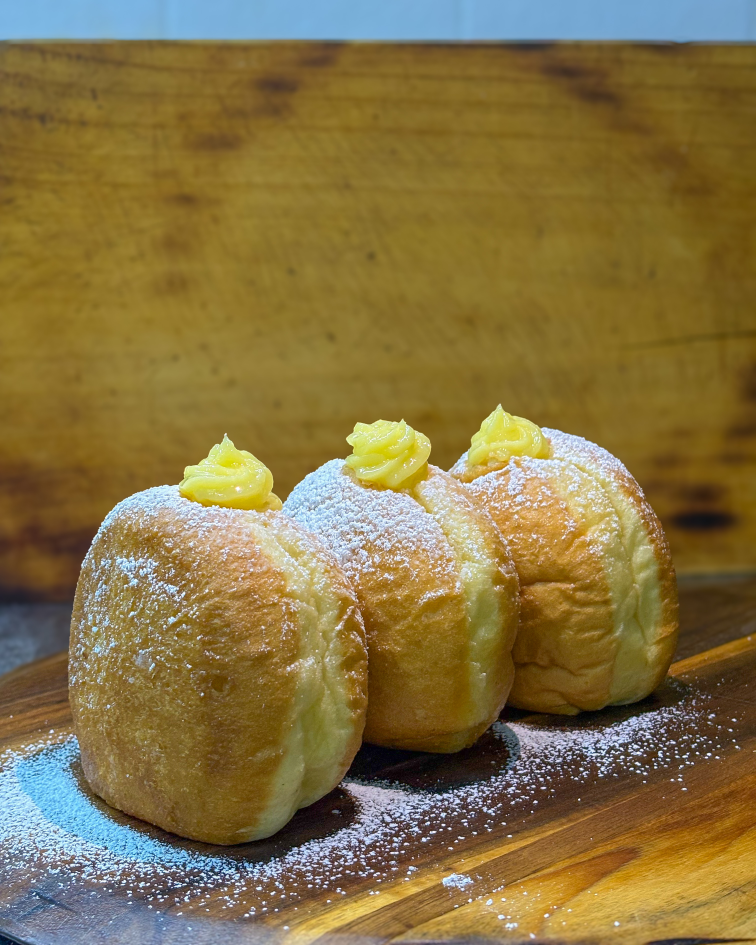
#> input picture Imagenes/Berlines.jpg, 3024 x 3780 px, given in place of transparente logo.png, which was not available (shown at 1/4 size)
$ python build_illustrated_menu_signs.py
#> lines starting #> are read from the running program, lines starting #| are printed output that depends on the picture; after the words box and inside, x2 and y2 are one past the last pixel; in counts of white or black regions, pixels touching at a corner belong together; pictures that were not available may be replaced by others from this repository, and a replacement may not be noted
from __future__ import annotations

from pathlib import Path
from typing import Iterable

from PIL import Image, ImageChops, ImageDraw, ImageEnhance, ImageFilter, ImageFont, ImageOps


ROOT = Path(__file__).resolve().parents[1]
ASSETS = ROOT / "Imagenes"
OUTPUT = ROOT / "output" / "cartel-entrada-menu"

NAVY = "#1C2630"
NAVY_2 = "#243746"
GOLD = "#D48D01"
GOLD_LIGHT = "#F2B84B"
CREAM = "#F7F0E4"
CREAM_2 = "#EDE2D1"
INK = "#26343D"
WHITE = "#FFFCF6"

DISPLAY_FONT = ASSETS / "AbrilFatface-Regular.ttf"
BODY_FONT = ASSETS / "Quicksand-VariableFont_wght.ttf"

# Exact 142:64 aspect ratio, at roughly 152 dpi for the requested physical size.
HORIZONTAL_SIZE = (8520, 3840)
VERTICAL_SIZE = (3840, 8520)
PREVIEW_HORIZONTAL = (2840, 1280)
PREVIEW_VERTICAL = (1280, 2840)


EMPANADAS = [
    ("Queso masa de hoja", 2000),
    ("Jamón/queso masa de hoja", 2200),
    ("Champiñón/queso", 2500),
    ("Pino (carne picada)", 2500),
    ("Pollo/queso", 2500),
]

PIZZAS = [
    ("Trozo", 1500),
    ("Mediana", 10000),
]

PANES = [
    ("Amasado", 2250),
    ("Hallulla", 2250),
    ("Dobladita", 2450),
    ("Milagrito", 2450),
]

ALIADOS = [
    ("Amasado jamón/queso", 1200),
    ("Dobladita salame/queso", 1300),
]


def font(path: Path, size: int) -> ImageFont.FreeTypeFont:
    return ImageFont.truetype(str(path), max(1, size))


def price(value: int) -> str:
    return "$" + f"{value:,}".replace(",", ".")


def rounded_mask(size: tuple[int, int], radius: int) -> Image.Image:
    mask = Image.new("L", size, 0)
    ImageDraw.Draw(mask).rounded_rectangle((0, 0, size[0] - 1, size[1] - 1), radius=radius, fill=255)
    return mask


def cover_image(path: Path, size: tuple[int, int], focus: tuple[float, float] = (0.5, 0.5)) -> Image.Image:
    source = Image.open(path).convert("RGB")
    sw, sh = source.size
    tw, th = size
    scale = max(tw / sw, th / sh)
    resized = source.resize((round(sw * scale), round(sh * scale)), Image.Resampling.LANCZOS)
    extra_x = resized.width - tw
    extra_y = resized.height - th
    left = round(max(0, extra_x) * max(0.0, min(1.0, focus[0])))
    top = round(max(0, extra_y) * max(0.0, min(1.0, focus[1])))
    return resized.crop((left, top, left + tw, top + th))


def stylize_food(path: Path, size: tuple[int, int], focus: tuple[float, float]) -> Image.Image:
    """Turn a local bakery photo into a warm editorial food illustration."""
    base = cover_image(path, size, focus)
    base = ImageEnhance.Contrast(base).enhance(1.08)
    base = ImageEnhance.Color(base).enhance(1.18)
    base = base.filter(ImageFilter.MedianFilter(5))

    reduced = base.resize((max(1, size[0] // 4), max(1, size[1] // 4)), Image.Resampling.LANCZOS)
    reduced = ImageOps.posterize(reduced, 5)
    painted = reduced.resize(size, Image.Resampling.LANCZOS).filter(ImageFilter.SMOOTH_MORE)

    gray = ImageOps.grayscale(base).filter(ImageFilter.GaussianBlur(1.4))
    edges = gray.filter(ImageFilter.FIND_EDGES)
    edges = ImageOps.autocontrast(edges, cutoff=4)
    edges = edges.point(lambda p: 255 if p < 31 else max(45, 255 - int(p * 0.72)))
    ink_layer = Image.new("RGB", size, INK)
    illustrated = Image.composite(ink_layer, painted, ImageOps.invert(edges))
    return Image.blend(painted, illustrated, 0.34)


def paste_panel(
    canvas: Image.Image,
    art: Image.Image,
    box: tuple[int, int, int, int],
    radius: int,
    border: int,
    shadow: int,
) -> None:
    x0, y0, x1, y1 = box
    w, h = x1 - x0, y1 - y0
    mask = rounded_mask((w, h), radius)
    if shadow:
        shadow_layer = Image.new("RGBA", canvas.size, (0, 0, 0, 0))
        shadow_shape = Image.new("RGBA", (w, h), (0, 0, 0, 150))
        shadow_layer.paste(shadow_shape, (x0 + shadow, y0 + shadow), mask)
        shadow_layer = shadow_layer.filter(ImageFilter.GaussianBlur(shadow * 1.4))
        canvas.alpha_composite(shadow_layer)
    canvas.paste(art.convert("RGBA"), (x0, y0), mask)
    draw = ImageDraw.Draw(canvas)
    draw.rounded_rectangle(box, radius=radius, outline=GOLD, width=border)


def contain_image(path: Path, box: tuple[int, int, int, int]) -> Image.Image:
    image = Image.open(path).convert("RGBA")
    x0, y0, x1, y1 = box
    scale = min((x1 - x0) / image.width, (y1 - y0) / image.height)
    return image.resize((round(image.width * scale), round(image.height * scale)), Image.Resampling.LANCZOS)


def paste_logo(canvas: Image.Image, box: tuple[int, int, int, int]) -> None:
    logo = contain_image(ASSETS / "transparente logo.png", box)
    x0, y0, x1, y1 = box
    x = x0 + (x1 - x0 - logo.width) // 2
    y = y0 + (y1 - y0 - logo.height) // 2
    canvas.alpha_composite(logo, (x, y))


def centered_text(draw: ImageDraw.ImageDraw, xy: tuple[int, int], text: str, typeface: ImageFont.FreeTypeFont, fill: str) -> None:
    x, y = xy
    box = draw.textbbox((0, 0), text, font=typeface)
    draw.text((x - (box[2] - box[0]) / 2, y), text, font=typeface, fill=fill)


# [86 lines left out: functions fit_font, decorative_rule, section_heading, menu_rows, draw_badge, not called in this run]


def create_canvas(size: tuple[int, int]) -> Image.Image:
    canvas = Image.new("RGBA", size, CREAM)
    draw = ImageDraw.Draw(canvas)
    w, h = size
    # Warm paper grain keeps the piece from feeling like a sterile price sheet.
    for y in range(0, h, max(18, h // 220)):
        alpha = 9 if (y // 18) % 2 else 5
        draw.line((0, y, w, y), fill=(218, 203, 181, alpha), width=max(2, h // 1600))
    return canvas


# [8 lines left out: function save_outputs, not called in this run]


def build_horizontal() -> None:
    w, h = HORIZONTAL_SIZE
    canvas = create_canvas((w, h))
    draw = ImageDraw.Draw(canvas)
    s = w / 8520

    border = round(78 * s)
    draw.rounded_rectangle((border, border, w - border, h - border), radius=round(80 * s), fill=CREAM, outline=NAVY, width=round(46 * s))
    draw.rounded_rectangle((border + 54, border + 54, w - border - 54, h - border - 54), radius=round(60 * s), outline=GOLD, width=round(18 * s))

    header_h = round(690 * s)
    draw.rounded_rectangle((border + 78, border + 78, w - border - 78, border + header_h), radius=round(50 * s), fill=NAVY)
    paste_logo(canvas, (round(3770 * s), round(105 * s), round(4750 * s), round(600 * s)))
    centered_text(draw, (w // 2, round(583 * s)), "MENÚ DE SALADOS", font(BODY_FONT, round(70 * s)), GOLD_LIGHT)

    # Two clear halves, with the product art acting as the visual anchor instead of card thumbnails.
    divider_x = round(4310 * s)
    draw.line((divider_x, round(825 * s), divider_x, round(3425 * s)), fill=GOLD, width=round(14 * s))
    draw.ellipse((divider_x - round(26 * s), round(2070 * s), divider_x + round(26 * s), round(2122 * s)), fill=GOLD)

    # Left: empanada art plate and its menu.
    emp_art = stylize_food(ASSETS / "Empanadas.jpg", (round(1560 * s), round(1500 * s)), (0.55, 0.56))
    paste_panel(canvas, emp_art, (round(250 * s), round(1020 * s), round(1810 * s), round(2520 * s)), round(750 * s), round(18 * s), round(30 * s))
    section_heading(draw, "EMPANADAS", round(3000 * s), round(875 * s), round(1950 * s), round(150 * s))
    menu_rows(draw, EMPANADAS, round(1940 * s), round(4070 * s), round(1230 * s), round(330 * s), round(77 * s), round(87 * s))

    # Right: pizza plate above, bread plate below; lists stay highly readable at distance.
    pizza_art = stylize_food(ASSETS / "Pizza.jpg", (round(1420 * s), round(1120 * s)), (0.50, 0.61))
    paste_panel(canvas, pizza_art, (round(6760 * s), round(830 * s), round(8180 * s), round(1950 * s)), round(560 * s), round(18 * s), round(26 * s))
    section_heading(draw, "PIZZAS", round(5530 * s), round(875 * s), round(1850 * s), round(145 * s))
    menu_rows(draw, PIZZAS, round(4580 * s), round(6500 * s), round(1235 * s), round(315 * s), round(78 * s), round(88 * s))

    bread_art = stylize_food(ASSETS / "Milagrito.jpg", (round(1420 * s), round(1120 * s)), (0.52, 0.50))
    paste_panel(canvas, bread_art, (round(6760 * s), round(2120 * s), round(8180 * s), round(3240 * s)), round(560 * s), round(18 * s), round(26 * s))
    section_heading(draw, "PAN", round(5530 * s), round(1935 * s), round(1850 * s), round(145 * s))
    menu_rows(draw, PANES, round(4580 * s), round(6500 * s), round(2300 * s), round(245 * s), round(72 * s), round(82 * s))

    draw_badge(draw, (round(255 * s), round(2710 * s), round(1850 * s), round(3260 * s)), "ALIADOS", "Jamón/queso $1.200  ·  Salame/queso $1.300", s)
    draw_badge(draw, (round(4580 * s), round(3270 * s), round(6500 * s), round(3690 * s)), "SOPAIPILLAS", "Consulta precio y disponibilidad", s)

    footer_font = font(BODY_FONT, round(47 * s))
    centered_text(draw, (round(3040 * s), round(3490 * s)), "Precios sujetos a disponibilidad", footer_font, NAVY_2)
    save_outputs(canvas, "menu-entrada-horizontal-142x64cm", PREVIEW_HORIZONTAL)


# [38 lines left out: function build_vertical, not called in this run]


def main() -> None:
    build_horizontal()
#> in paste_logo, `canvas.alpha_composite(logo, (x, y))`:
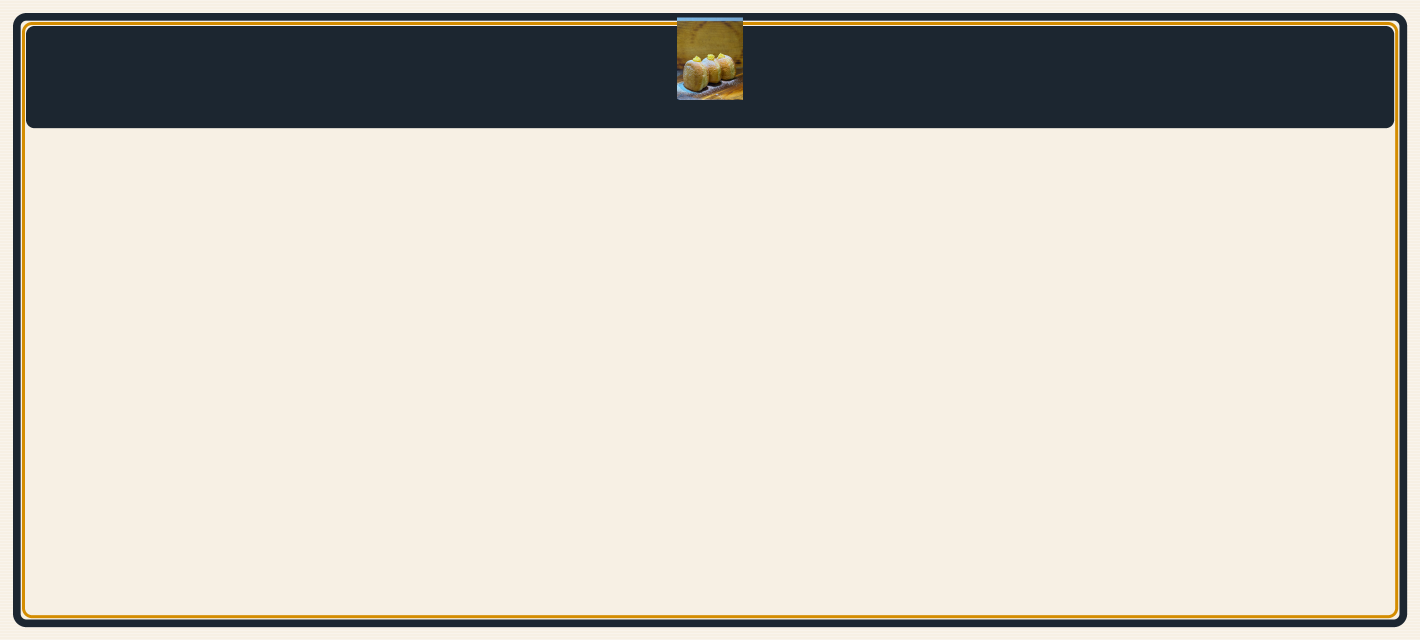
#> canvas: PIL image 8520x3840 RGBA (shown at 1/6 size); mean R, G, B, A 205.9, 201, 191.1, 253.3; transparent parts drawn white
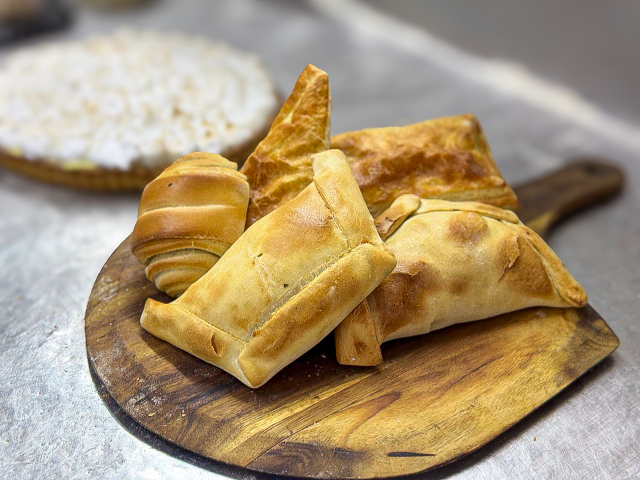
#> input picture Imagenes/Empanadas.jpg, 1280 x 960 px (shown at 1/2 size)
#> in cover_image, source is the input picture: PIL image 1280x960 RGB; mean R, G, B 168.1, 148.6, 117.8
#> in stylize_food, `gray = ImageOps.grayscale(base).filter(ImageFilter.GaussianBlur(1.4))`:
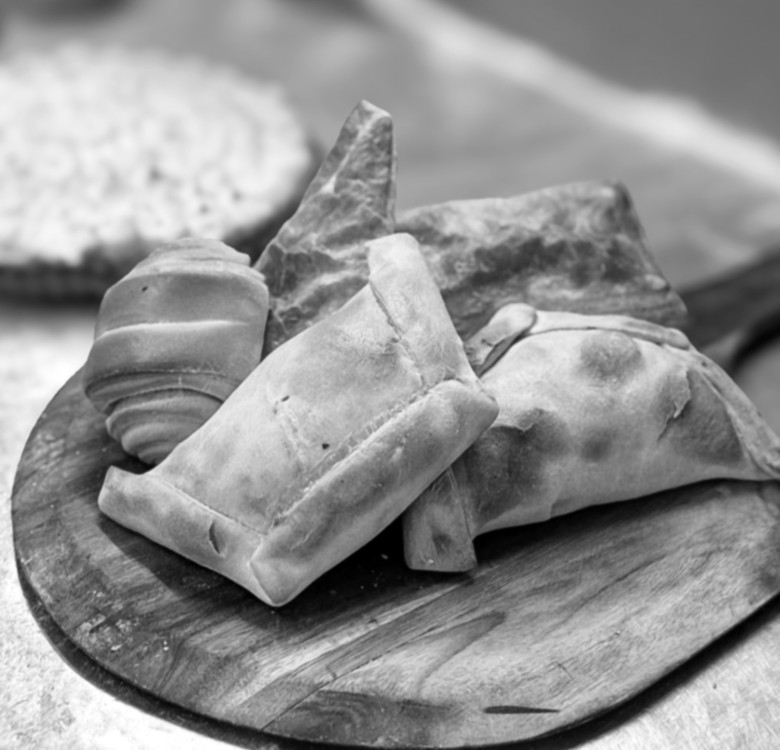
#> gray: PIL image 1560x1500 L (shown at 1/2 size); min 0, max 255, mean 147.2
#> in stylize_food, `edges = edges.point(lambda p: 255 if p < 31 else max(45, 255 - int(p *..`:
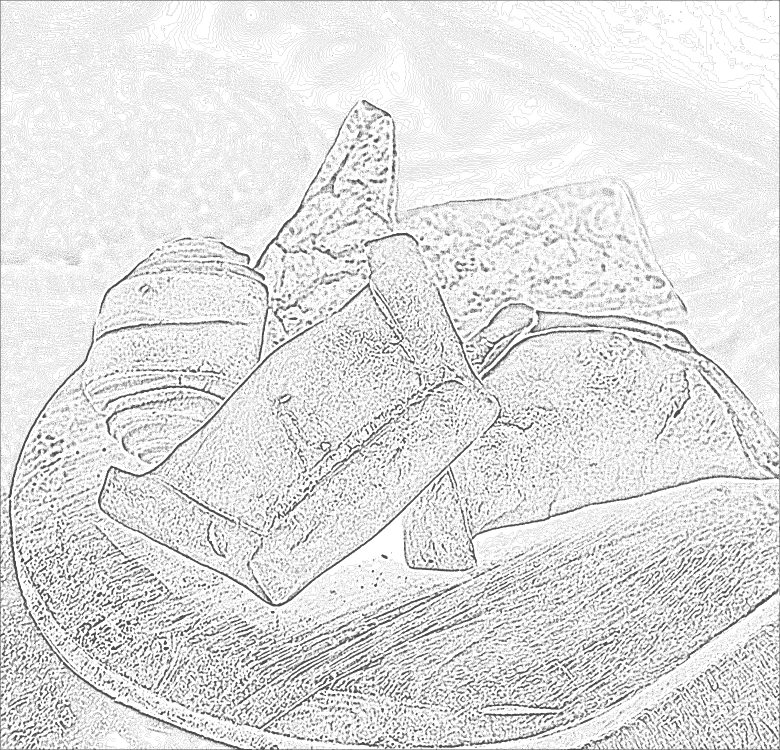
#> edges: PIL image 1560x1500 L (shown at 1/2 size); min 72, max 255, mean 225.2
#> in stylize_food, `ink_layer = Image.new("RGB", size, INK)`:
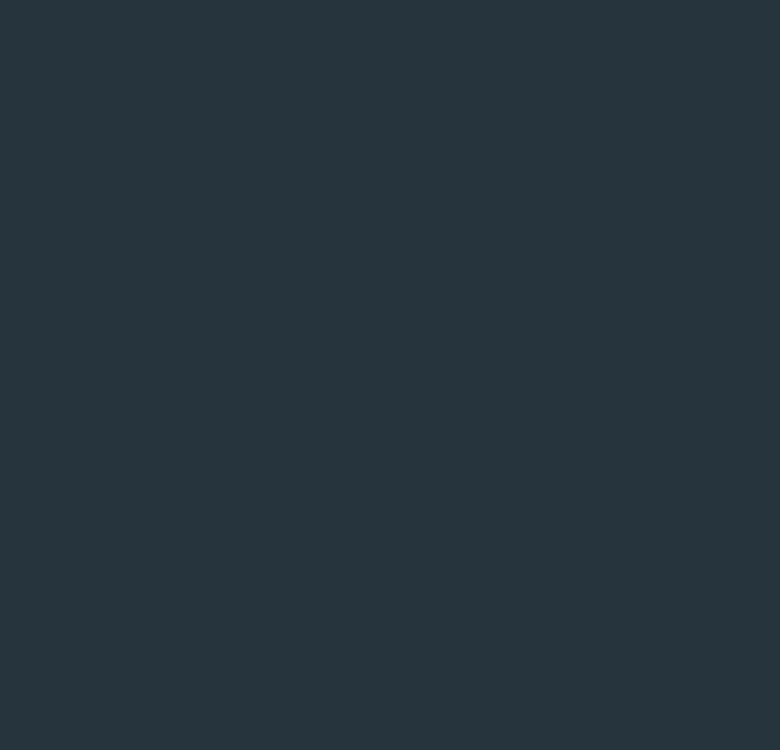
#> ink_layer: PIL image 1560x1500 RGB (shown at 1/2 size); mean R, G, B 38, 52, 61
#> in stylize_food, `return Image.blend(painted, illustrated, 0.34)`:
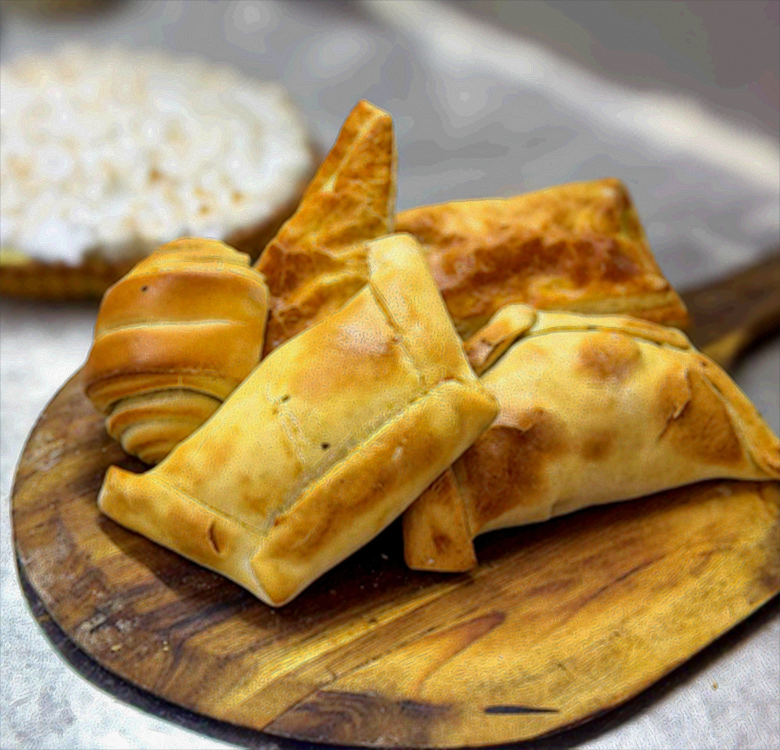
#> returned value: PIL image 1560x1500 RGB (shown at 1/2 size); mean R, G, B 164.6, 136.2, 90.5
#> in rounded_mask, `mask = Image.new("L", size, 0)`: mask: PIL image 1560x1500 L; every value is 0
#> in rounded_mask, `ImageDraw.Draw(mask).rounded_rectangle((0, 0, size[0] - 1, size[1] - 1..`:
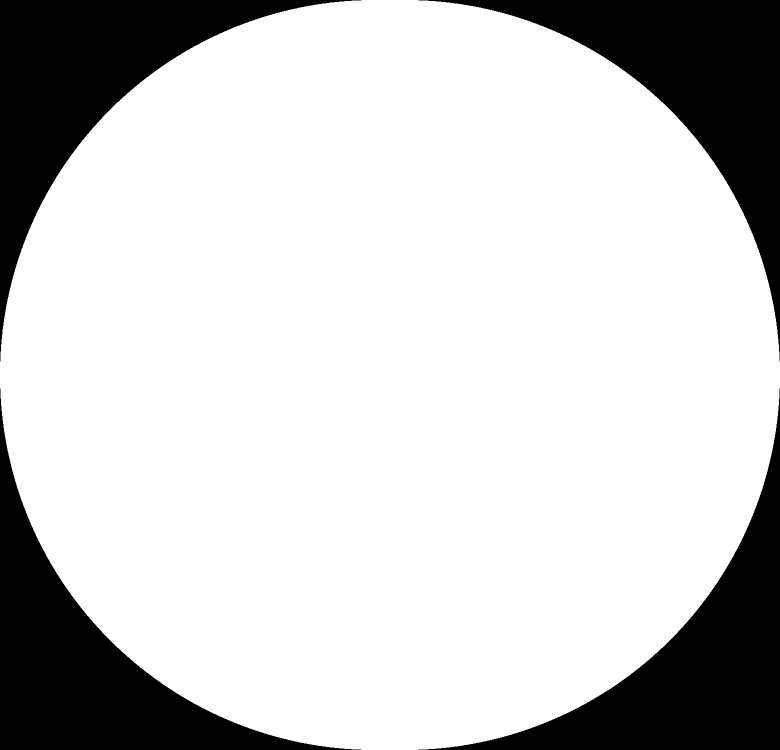
#> mask: PIL image 1560x1500 L (shown at 1/2 size); 79.4% white; 4 black regions, box (x1, y1, x2, y2) and area: (0, 0, 723, 723) 120766, (837, 0, 1560, 723) 120766, (0, 777, 723, 1500) 120766, (837, 777, 1560, 1500) 120766
#> in paste_panel, `shadow_layer = Image.new("RGBA", canvas.size, (0, 0, 0, 0))`: shadow_layer: PIL image 8520x3840 RGBA; every value is 0
    build_vertical()
    for output in sorted(OUTPUT.iterdir()):
        print(output)


if __name__ == "__main__":
#> (the run stopped early here; a loop or call above may not have finished)
